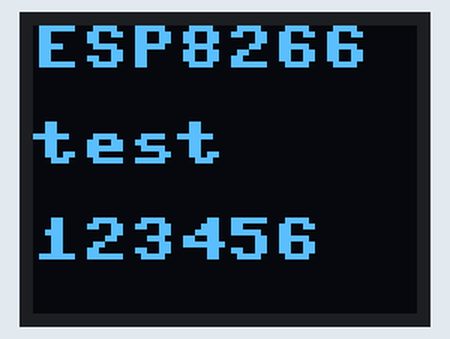
A program run on a simulated ESP8266 board running MicroPython. Parts: 64×48 one-colour display. Library files of the repository ran but are not shown: ssd1306.py. At 0.1 s the program stops and its outputs stay as they are.

Above: at 0.1 s.

The program:

wemos_ssd1306.py
```python
from machine import Pin,I2C
import ssd1306

i2c = I2C(scl=Pin(5), sda=Pin(4), freq=100000)  #Init i2c

lcd=ssd1306.SSD1306_I2C(64,48,i2c)             #create LCD object,Specify col and row
lcd.text("ESP8266",0,0)
lcd.text("test",0,16)
lcd.text("123456",0,32)
lcd.show()  
```
